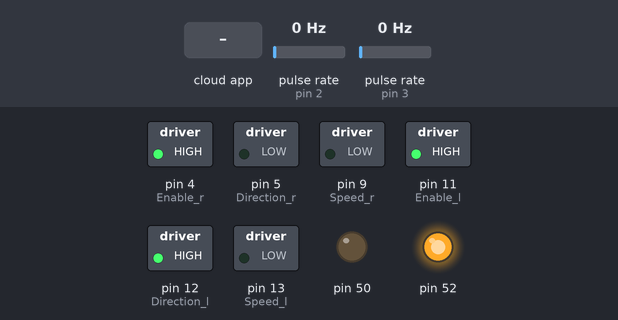
This sketch was run on a simulated Arduino Mega 2560, built with avr-gcc and run on an emulated ATmega2560. On the bench: switched loads named in the sketch (green lamp = pin HIGH), output pins drawn as LEDs (lit = HIGH). Wiring (inferred from the names in the program): 2 × pulse sensor: data pin 2 / data pin 3. Dashed ring = blinking. The inputs (shaded band) are chosen by the test bench; at power-on: pulse rate (sensors on pin 2, pin 3) 0 Hz. The ROS host is connected and sends only what is stated.

Above: at 1.2 s.
1.3 s: pulse rate (sensor on pin 2) set to 4 Hz
At 1.55 s:
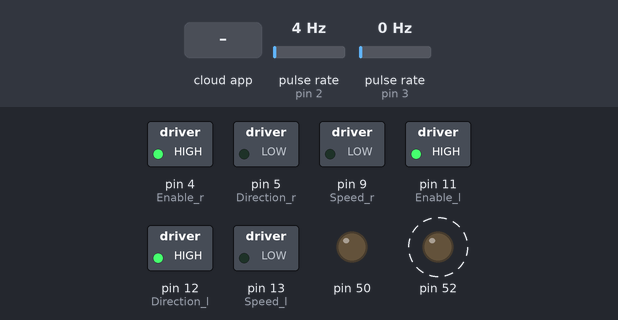
4.3 s: pulse rate (sensor on pin 2) set to 100 Hz
5.8 s: the phone or cloud app sets cmd_vel_linear to 100
At 7.3 s:
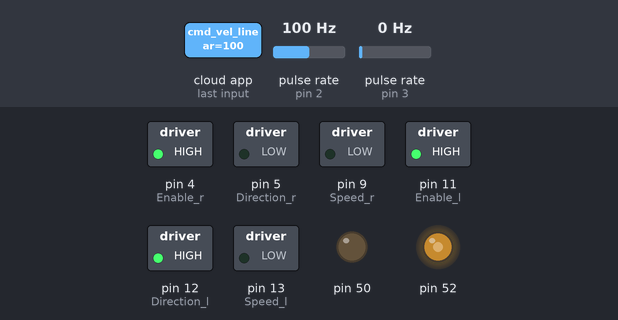
8.3 s: pulse rate (sensor on pin 2) set to 50 Hz
At 10.75 s:
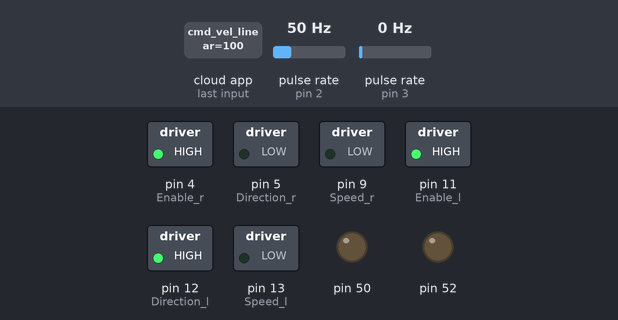
11.3 s: the phone or cloud app sets cmd_vel_angular to -100
At 11.47 s:
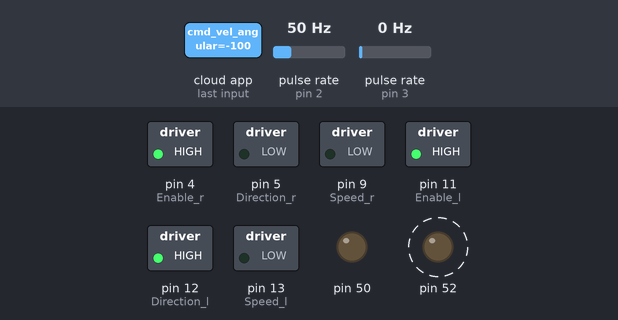
14.3 s: the phone or cloud app sets cmd_vel_linear to 100
At 14.76 s:
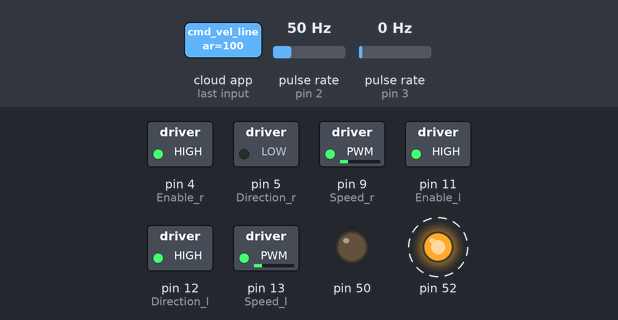
Timing chart, 0 to 18.3 s (numbered marks = the images above; inputs shaded):
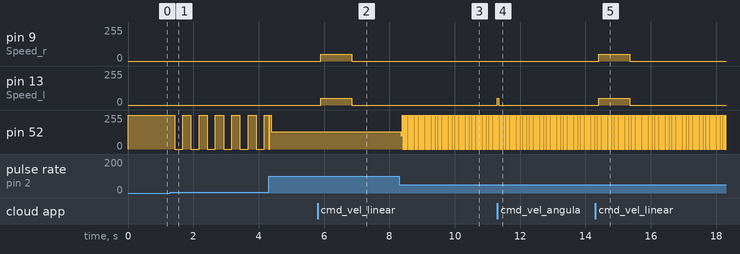

Measured:
- after the input at 1.3 s, pin 52: alternates 255/255 for 0.25 s and 0/255 for 0.25 s, starting after 0.13 s
- after the input at 5.8 s, pin 9 (Speed_r), pin 13 (Speed_l): 0/255 → 50/255 after 0.10 s, → 0/255 0.95 s later
- after the input at 8.3 s, pin 52: 128/255 → 100/255 after 0.05 s, then repeats every 0.04 s: 255/255 0.02 s, 0/255 0.02 s
- after the input at 11.3 s, pin 13 (Speed_l): 0/255 → 50/255 at once, → 0/255 0.05 s later
- after the input at 14.3 s, pin 9 (Speed_r), pin 13 (Speed_l): 0/255 → 50/255 after 0.10 s, → 0/255 0.95 s later

The sketch:

buildon_arduino_code.ino
```cpp
#include "header.h"
#include "header_ros_nodes.h"

ISR(TIMER1_COMPA_vect)
{
  OCR1A += 12500; // Advance The COMPA Register
  // Handle The 100ms Timer Interrupt
  get_measured_tick_velocity(); // returns measured tick velocity of both wheels

  delta_position_control();
  calc_pwm_output(); // calculates PWM output for both wheels based on PID control


  if (linear_vel == 0 && angular_vel == 0) {
    analogWrite(Speed_l, 0); //Speed
    analogWrite(Speed_r, 0); //Speed
    }
  else if (currently_right_wheel_forwards == desired_right_wheel_forwards && currently_left_wheel_forwards == desired_left_wheel_forwards) {
    send_pwm_signal();
  }

  else if (measured_vel_ticks_right == 0 && measured_vel_ticks_left == 0) {
    currently_right_wheel_forwards = desired_right_wheel_forwards;
    currently_left_wheel_forwards = desired_left_wheel_forwards;

    digitalWrite(Direction_l, desired_left_wheel_forwards);
    digitalWrite(Direction_r, !desired_right_wheel_forwards);

    send_pwm_signal();
    }
  else {
    analogWrite(Speed_l, 0); //Speed
    analogWrite(Speed_r, 0); //Speed
    }
}


void setup() {


  TCCR1A = 0;           // Init Timer1
  TCCR1B = 0;           // Init Timer1
  TCCR1B |= B00000011;  // Prescalar = 64
  OCR1A = 12500;        // Timer CompareA Register
  TIMSK1 |= B00000010;  // Enable Timer COMPA Interrupt


  // LED Pins
  pinMode(52, OUTPUT);
  digitalWrite(52, HIGH);

  pinMode(50, OUTPUT);
  digitalWrite(50, LOW);

  // setup ROS nodes
  nh.initNode();
  nh.advertise(pub_pwm_right);
  nh.advertise(pub_pwm_left);
  /*
  nh.advertise(arduinoHeartbeat);
  nh.advertise(debug1);
  nh.advertise(debug2);
  nh.advertise(left_wheel_vel);
  nh.advertise(right_wheel_vel);
  nh.advertise(desired_left_wheel_vel);
  nh.advertise(desired_right_wheel_vel);

  nh.advertise(pub_ticks_left);
  nh.advertise(pub_ticks_right);

  nh.advertise(pub_control_part_p);
  nh.advertise(pub_control_part_i);
  nh.advertise(pub_control_part_d);


  //nh.subscribe(sub);*/
  nh.subscribe(cmd_vel_linear);
  nh.subscribe(cmd_vel_angular);
  /*
  nh.subscribe(Kp_value);
  nh.subscribe(Ki_value);
  nh.subscribe(Kd_value);
  nh.subscribe(set_control_loop_time);

  nh.subscribe(setTn);
  nh.subscribe(setTv);
*/

  // setup left wheel pins
  pinMode(Enable_l, OUTPUT);
  pinMode(Direction_l, OUTPUT);
  pinMode(Encoder_l, INPUT);
  pinMode(Speed_l, OUTPUT);
  digitalWrite(Enable_l, HIGH); //Start
  digitalWrite(Direction_l, HIGH); //HIGH for forwards. !HIGH for backwards
  analogWrite(Speed_l, 0); //Speed

  // setup right wheel pins
  pinMode(Enable_r, OUTPUT);
  pinMode(Direction_r, OUTPUT);
  pinMode(Encoder_r, INPUT);
  pinMode(Speed_r, OUTPUT);
  digitalWrite(Enable_r, HIGH); //Start
  digitalWrite(Direction_r, !HIGH); //!HIGH for forwards. HIGH for backwards
  analogWrite(Speed_r, 0); //Speed

  // setup encoder. 45 ticks per rotation.
  attachInterrupt(digitalPinToInterrupt(Encoder_l), countPulsesL, RISING); // Attach interrupt on rising edge
  attachInterrupt(digitalPinToInterrupt(Encoder_r), countPulsesR, RISING); // Attach interrupt on rising edge
  Serial.begin(9600); // needs to be at end of setup loop
}

void loop() {

  if (millis() - loop_time_1 >= 1000) { //for debugging.
    loop_time_1 = millis();
    //digitalWrite(52, HIGH - digitalRead(52));
    n += 1;
  }

  get_desired_tick_velocity(); // returns desired tick velocity of both wheels

  if (millis() - last_ros_com_loop_time > ros_com_loop_time) {

    last_ros_com_loop_time = millis();

    //publish_measured_velocity();

    pub_ticks_left_msg.data = pulseCount_l;
    pub_ticks_left.publish(&pub_ticks_left_msg);

    pub_ticks_right_msg.data = pulseCount_r;
    pub_ticks_right.publish(&pub_ticks_right_msg);
    /*
    pub_control_part_p_msg.data = p_part_left;
    pub_control_part_p.publish(&pub_control_part_p_msg);
    pub_control_part_i_msg.data = i_part_left;
    pub_control_part_i.publish(&pub_control_part_i_msg);
    pub_control_part_d_msg.data = d_part_left;
    pub_control_part_d.publish(&pub_control_part_d_msg);

    pwm_right_msg.data = pwm_right;
    pub_pwm_right.publish(&pwm_right_msg);
    pwm_left_msg.data = pwm_left;
    pub_pwm_left.publish(&pwm_left_msg);

    debug1_msg.data = delta_ticks;
    debug1.publish(&debug1_msg);

    debug2_msg.data = millis() - last_ros_com_loop_time;
    debug2.publish(&debug2_msg);*/
    }

  nh.spinOnce();
}


void countPulsesL() {
  if (currently_left_wheel_forwards == true) pulseCount_l = pulseCount_l + 1;
  else if (currently_left_wheel_forwards == false) pulseCount_l = pulseCount_l - 1;
  digitalWrite(52, HIGH - digitalRead(52));
}

void countPulsesR() {
  if (currently_right_wheel_forwards == false) pulseCount_r = pulseCount_r - 1;
  else pulseCount_r = pulseCount_r + 1;
}
```

functions.ino
```cpp
// RECEIVES CMD_VEL FROM ROS

bool doesnt_go_straight = false;
void get_desired_tick_velocity () {
  // calculates single wheel velocities

  if (millis() - last_cmd_vel_time > 1000) linear_vel = 0;
  if (millis() - last_cmd_vel_time > 1000) angular_vel = 0;

  desired_vel_meters_right = linear_vel + (angular_vel * base_width / 2);
  desired_vel_meters_left = linear_vel + (angular_vel * (-1) * base_width / 2);

  // calculates desired ticks per second
  desired_vel_ticks_right = desired_vel_meters_right * ticks_per_meter;  // goal for ticks/second
  desired_vel_ticks_left = desired_vel_meters_left * ticks_per_meter;  // goal for ticks/second

  if (desired_vel_ticks_right >= 0) desired_right_wheel_forwards = true;
  else {
    desired_right_wheel_forwards = false;
    //desired_vel_ticks_right = -1 * desired_vel_ticks_right;
  }

  if (desired_vel_ticks_left >= 0) desired_left_wheel_forwards = true;
  else {
    desired_left_wheel_forwards = false;
    //desired_vel_ticks_left = -1 * desired_vel_ticks_left;
  }

 if (angular_vel != 0) {
  doesnt_go_straight = true;
  }

if (doesnt_go_straight && angular_vel == 0) {
  left_offset = pulseCount_l;
  right_offset = pulseCount_r;
  doesnt_go_straight = false;
  }
}

float pulseCount_l_last = 0;
float pulseCount_r_last = 0;
unsigned long pulseTime_last = 0; // last time encoder count got taken

void get_measured_tick_velocity() {
  // set values
  unsigned long pulseTime_now = millis();
  float pulseCount_r_now = pulseCount_r;
  float pulseCount_l_now = pulseCount_l;

  float delta_pulseTime = pulseTime_now - pulseTime_last;

  float delta_pulseCount_r = pulseCount_r_now - pulseCount_r_last;
  float delta_pulseCount_l = pulseCount_l_now - pulseCount_l_last;

  measuredVelRunningAverageLeft.addValue(delta_pulseCount_l * 1000 / delta_pulseTime);
  measuredVelRunningAverageRight.addValue(delta_pulseCount_r * 1000 / delta_pulseTime);
  measured_vel_ticks_right = measuredVelRunningAverageRight.getAverage();
  measured_vel_ticks_left = measuredVelRunningAverageLeft.getAverage();

  // sets values for next iteration
  pulseCount_r_last = pulseCount_r_now;
  pulseCount_l_last = pulseCount_l_now;
  pulseTime_last = pulseTime_now;


}

void publish_measured_velocity () {
  measured_vel_meters_right = measured_vel_ticks_right * one_tick_distance;
  measured_vel_meters_left = measured_vel_ticks_left * one_tick_distance;

  right_wheel_vel_msg. data = measured_vel_meters_right;
  right_wheel_vel.publish(&right_wheel_vel_msg);

  left_wheel_vel_msg. data = measured_vel_meters_left;
  left_wheel_vel.publish(&left_wheel_vel_msg);

  desired_left_wheel_vel_msg.data = desired_vel_meters_left;
  desired_left_wheel_vel.publish(&desired_left_wheel_vel_msg);

  desired_right_wheel_vel_msg.data = desired_vel_meters_right;
  desired_right_wheel_vel.publish(&desired_right_wheel_vel_msg);
}


//float right_offset_last = 0;
float desired_delta_ticks = 0;
void delta_position_control () {

  float tick_left = pulseCount_l - left_offset;

  float tick_right = pulseCount_r - right_offset;

  delta_ticks = tick_right - tick_left;

  float adapted_vel_ticks = Kp_pos * (desired_delta_ticks - delta_ticks);


  if (angular_vel == 0) {
    adapted_vel_ticks_left = desired_vel_ticks_left - adapted_vel_ticks;
    adapted_vel_ticks_right = desired_vel_ticks_right + adapted_vel_ticks;
    }
  else {
    adapted_vel_ticks_left = desired_vel_ticks_left;
    adapted_vel_ticks_right = desired_vel_ticks_right;
    }
  }


unsigned long pid_previous_time = 0;

float last_p_error_left = 0;
float last_p_error_right = 0;

int max_pwm = 50;

void calc_pwm_output () {
  int elapsed_time = 50;
  // calculate P part
  int p_error_left = adapted_vel_ticks_left - measured_vel_ticks_left;
  int p_error_right = adapted_vel_ticks_right - measured_vel_ticks_right;

  // calculate I part
  // checks if i part stays within the pwm range. otherwise it dosnt keep adding up
  if ((p_error_left > 0 && i_part_left <= max_pwm) || (p_error_left < 0 && i_part_left >= -1*max_pwm)) {
  i_error_left += elapsed_time * p_error_left;
  }
  if ((p_error_right > 0 && i_part_right <= max_pwm) || (p_error_right < 0 && i_part_right >= -1*max_pwm)) {
  i_error_right += elapsed_time * p_error_right;
  }


  // calculate D part
  float d_error_left = (p_error_left - last_p_error_left) / elapsed_time;
  float d_error_right = (p_error_right - last_p_error_right) / elapsed_time;

  // set last P error for next loop
  last_p_error_left = p_error_left;
  last_p_error_right = p_error_right;

  // calculate PWM output
  p_part_left = Kp * p_error_left;
  p_part_right = Kp * p_error_right;

  i_part_left = Ki * i_error_left;
  i_part_right = Ki * i_error_right;

  d_part_left = Kd * d_error_left;
  d_part_right = Kd * d_error_right;

  pwm_left = Kr * desired_vel_ticks_left + p_part_left + i_part_left + d_part_left;

  pwm_right = Kr * desired_vel_ticks_right + p_part_right + i_part_right + d_part_right;


  if (pwm_right < 0 && !currently_right_wheel_forwards) pwm_right = - 1 * pwm_right;
  if (pwm_right > max_pwm) pwm_right = max_pwm;
  else if (pwm_right < 0) pwm_right = 0;


  if (pwm_left < 0 && !currently_left_wheel_forwards) pwm_left = - 1 * pwm_left;
  if (pwm_left > max_pwm) pwm_left = max_pwm;
  else if (pwm_left < 0) pwm_left = 0;


}


void send_pwm_signal() {
  // set left PWM
  analogWrite(Speed_l, pwm_left); //Speed

  // set right PWM
  analogWrite(Speed_r, pwm_right); //Speed
}
```

header.h
```cpp
#include <ros.h>
#include <std_msgs/String.h>
#include <std_msgs/Empty.h>
#include <std_msgs/Float32.h>
#include <rosserial_arduino/Adc.h>
#include <std_msgs/Int16.h>
#include <std_msgs/Int64.h>
#include <geometry_msgs/Twist.h>
#include "RunningAverage.h"

int n = 0; // for debugging

int Speed_l= 13; //VR 0-255
int Direction_l= 12; // HIGH for forwards. !HIGH for backwards
int Encoder_l=2;
int Enable_l= 11; // EL Start=High, Stop=Low


//right Wheel PINS
int Enable_r= 4; // EL Start=High, Stop=Low
int Encoder_r= 3;
int Direction_r= 5; // !HIGH for forwards. HIGH for backwards
int Speed_r= 9;  //VR 0-255


// robot parameters
const float base_width = 0.37; // base width of roboter
const float wheel_diameter = 0.16;
const float wheel_circumference = PI * wheel_diameter;
const int ticks_per_circ = 45;
const float one_tick_distance = wheel_circumference / ticks_per_circ;
const float ticks_per_meter = 1 / one_tick_distance;


// defines frequency of control loop

unsigned long last_loop_time = 0;

int ros_com_loop_time = 100;
unsigned long last_ros_com_loop_time = 0;

unsigned long last_cmd_vel_time = - 1100; // sets time of last cmd_vel publish
unsigned long loop_time_1 = 0; // for debugging
///////////////////// PID control values

int control_loop_time = 50;
float Kp = 0.625;

float Kp_pos = 1;
float adapted_vel_ticks_left;
float adapted_vel_ticks_right;
int left_offset = 0;
int right_offset = 0;

int pwm_left = 0;
int pwm_right = 0;

int delta_ticks;

float Tn = 1800;
float Ki =  Kp / Tn;
float Kr = 1.4444;
float Tv = 300;
float Kd = Kp * Tv;
float i_error_left = 0;
float i_error_right = 0;

float p_part_left = 0;
float p_part_right = 0;

float i_part_left = 0;
float i_part_right = 0;

float d_part_left = 0;
float d_part_right = 0;

long pulseCount_l = 0;
long pulseCount_r = 0;

float linear_vel = 0.0; // linear velocity extracted from /cmd_vel topic
float angular_vel = 0.0; // angular velocity extracted from /cmd_vel topic

float desired_vel_meters_right = 0;
float desired_vel_meters_left = 0;

int sample_size_vel = 1000 / control_loop_time;
RunningAverage measuredVelRunningAverageLeft(sample_size_vel);
RunningAverage measuredVelRunningAverageRight(sample_size_vel);

float measured_vel_meters_right = 0;
float measured_vel_meters_left = 0;

float desired_vel_ticks_right = 0;
float desired_vel_ticks_left = 0;

int measured_vel_ticks_right = 0;
int measured_vel_ticks_left = 0;

int error_vel_ticks_right = 0;
int error_vel_ticks_left = 0;

bool desired_right_wheel_forwards = true;
bool desired_left_wheel_forwards = true;

bool currently_right_wheel_forwards = true;
bool currently_left_wheel_forwards = true;

bool stopping_robot = false;
```

header_ros_nodes.h
```cpp
#ifndef HEADER_ROS_H
#define HEADER_ROS_H

ros::NodeHandle nh;


std_msgs::Int16 arduino_hearbeat_msg;
ros::Publisher arduinoHeartbeat("arduino_heartbeat", &arduino_hearbeat_msg);

std_msgs::Float32 debug1_msg;
ros::Publisher debug1("debug1", &debug1_msg);
std_msgs::Float32 debug2_msg;
ros::Publisher debug2("debug2", &debug2_msg);


std_msgs::Int16 pwm_right_msg;
ros::Publisher pub_pwm_right("pwm_right", &pwm_right_msg);

std_msgs::Int16 pwm_left_msg;
ros::Publisher pub_pwm_left("pwm_left", &pwm_left_msg);


std_msgs::Int64 pub_ticks_left_msg;
ros::Publisher pub_ticks_left("pub_ticks_left", &pub_ticks_left_msg);

std_msgs::Int64 pub_ticks_right_msg;
ros::Publisher pub_ticks_right("pub_ticks_right", &pub_ticks_right_msg);


std_msgs::Float32 left_wheel_vel_msg;
ros::Publisher left_wheel_vel("left_wheel_vel", &left_wheel_vel_msg);

std_msgs::Float32 right_wheel_vel_msg;
ros::Publisher right_wheel_vel("right_wheel_vel", &right_wheel_vel_msg);


std_msgs::Float32 desired_left_wheel_vel_msg;
ros::Publisher desired_left_wheel_vel("/desired_left_wheel_vel", &left_wheel_vel_msg);

std_msgs::Float32 desired_right_wheel_vel_msg;
ros::Publisher desired_right_wheel_vel("/desired_right_wheel_vel", &desired_right_wheel_vel_msg);


rosserial_arduino::Adc adc_msg;
ros::Publisher p("adc", &adc_msg);


std_msgs::Float32 pub_control_part_p_msg;
ros::Publisher pub_control_part_p("/pub_control_part_p", &pub_control_part_p_msg);

std_msgs::Float32 pub_control_part_i_msg;
ros::Publisher pub_control_part_i("/pub_control_part_i", &pub_control_part_i_msg);

std_msgs::Float32 pub_control_part_d_msg;
ros::Publisher pub_control_part_d("/pub_control_part_d", &pub_control_part_d_msg);


void setControlLoopTime( const std_msgs::Float32& msg) {
  control_loop_time = msg.data;
}
ros::Subscriber <std_msgs::Float32> set_control_loop_time("set_control_loop_time", setControlLoopTime);

void kpValue( const std_msgs::Float32& msg) {
  Kp_pos = msg.data;
}
ros::Subscriber <std_msgs::Float32> Kp_value("kp_value", kpValue);

void kiValue( const std_msgs::Float32& msg) {
  Ki = msg.data;
}
ros::Subscriber <std_msgs::Float32> Ki_value("ki_value", kiValue);

void kdValue( const std_msgs::Float32& msg) {
  Kd = msg.data;
}
ros::Subscriber <std_msgs::Float32> Kd_value("kd_value", kdValue);

void messageCb( const std_msgs::Empty& toggle_msg) {
  digitalWrite(5, HIGH - digitalRead(5)); // blink the led
}

ros::Subscriber<std_msgs::Empty> sub("toggle_led", &messageCb );

//Create a message callback that updates the motor speeds
void cmdVelLinear(const std_msgs::Float32& cmd_vel)
{
  linear_vel = cmd_vel.data;
  last_cmd_vel_time = millis();
}
ros::Subscriber <std_msgs::Float32> cmd_vel_linear("/cmd_vel_linear", &cmdVelLinear);


void cmdVelAngular(const std_msgs::Float32& cmd_vel)
{
  angular_vel = cmd_vel.data;
  last_cmd_vel_time = millis();
}
ros::Subscriber <std_msgs::Float32> cmd_vel_angular("/cmd_vel_angular", &cmdVelAngular);


void cmdSetTn(const std_msgs::Float32& cmdSetTn)
{
  Tn = cmdSetTn.data;
  Ki = Kp / Tn;
  i_error_left = 75000;
  i_error_right = 75000;
}
ros::Subscriber <std_msgs::Float32> setTn("/set_Tn", &cmdSetTn);


void cmdSetTv(const std_msgs::Float32& cmdSetTv)
{
  Tv = cmdSetTv.data;
  Kd = Kp * Tv;
}
ros::Subscriber <std_msgs::Float32> setTv("/set_Tv", &cmdSetTv);
#endif
```
